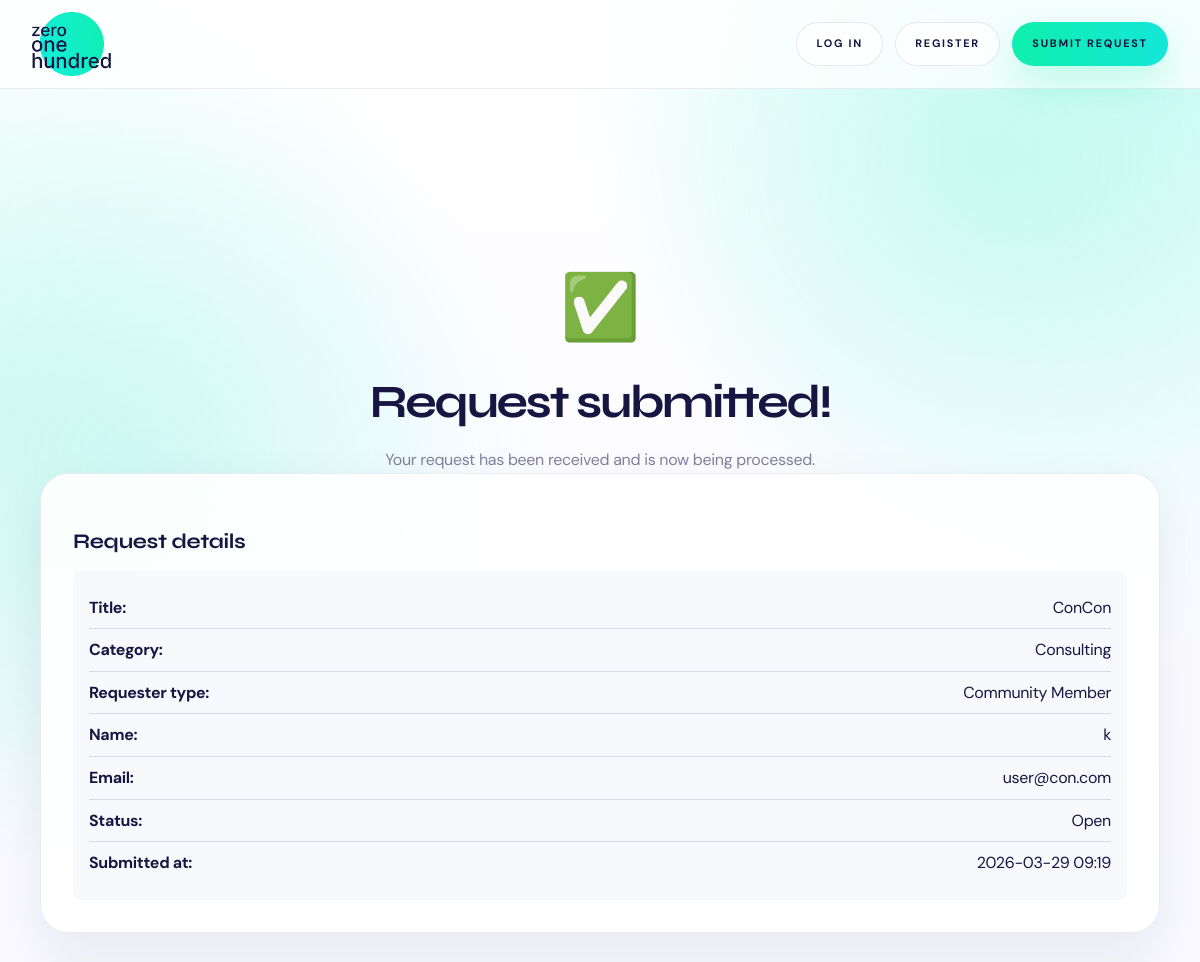
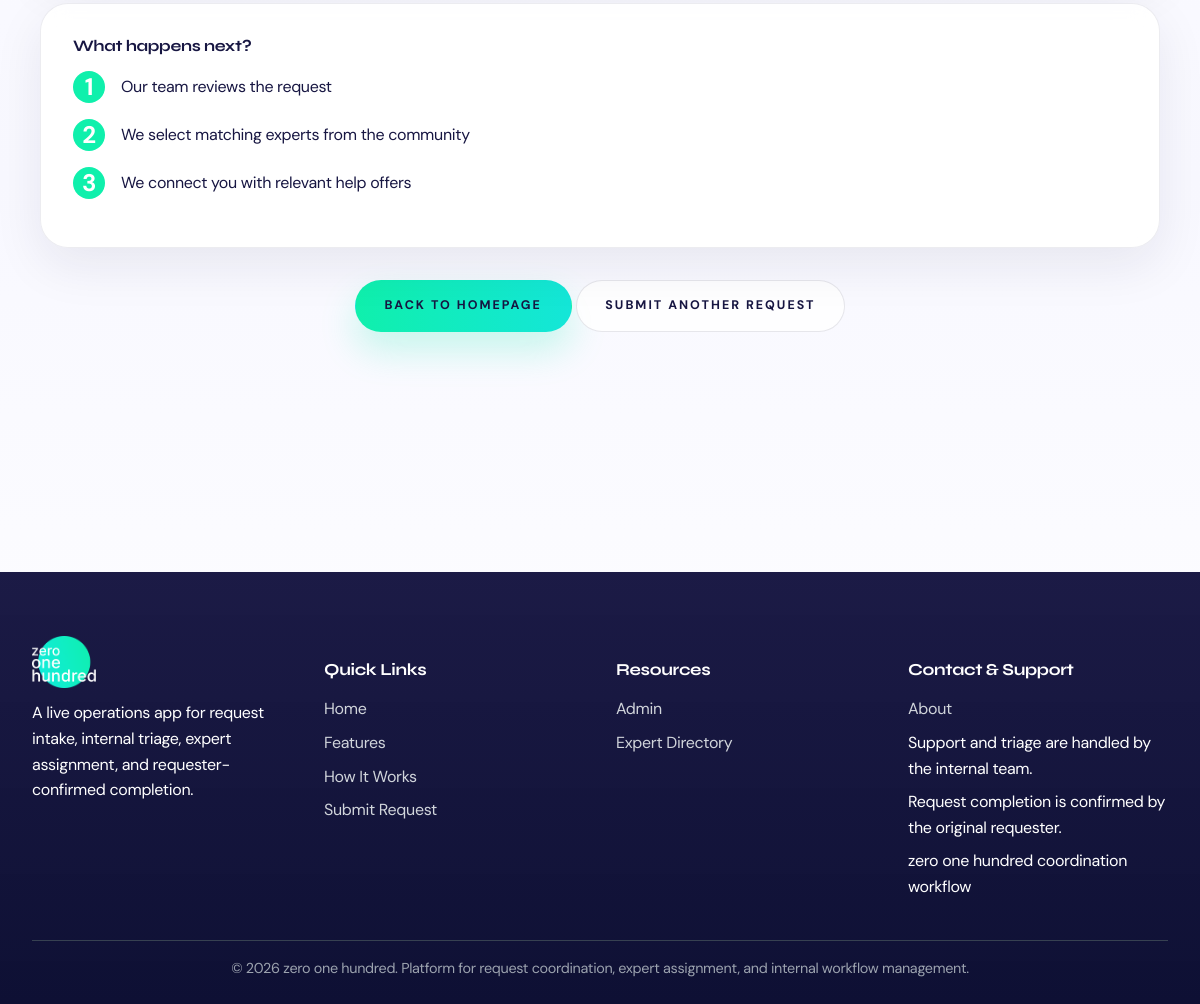
/request/34/submitted/, run on the app's committed database (2 pictures, top to bottom).
### server/models.py (models this page shows, shortened)
class Request(models.Model):
    STATUS_CHOICES = [
        ('open', 'Open'),
        ('in_review', 'In Review'),
        ('waiting_expert', 'Waiting for Expert'),
        ('in_progress', 'In Progress'),
        ('resolved', 'Resolved'),
        ('rejected', 'Rejected'),
    ]
    PRIORITY_CHOICES = [
        ('low', 'Low'),
        ('medium', 'Medium'),
        ('high', 'High'),
        ('critical', 'Critical'),
    ]
    REQUESTER_TYPE_CHOICES = [
        ('corporate', 'Corporate'),
        ('startup', 'Startup'),
        ('investor', 'Investor'),
        ('service_provider', 'Service Provider'),
        ('community_member', 'Community Member'),
    ]
    EXPERIENCE_LEVEL_CHOICES = [
        ('junior', 'Junior'),
        ('mid', 'Mid'),
        ('senior', 'Senior'),
        ('lead', 'Lead'),
    ]
    title = models.CharField(max_length=200)
    description = models.TextField()
    is_corporate = models.BooleanField(default=False)
    company_name = models.CharField(max_length=255, blank=True)
    company_email = models.EmailField(blank=True)
    due_date = models.DateField(null=True, blank=True)
    target_skills = models.ManyToManyField(Skill, blank=True, related_name='target_requests')
    required_languages = models.ManyToManyField(Language, blank=True, related_name='required_by_requests')
    target_experience = models.CharField(max_length=20, choices=EXPERIENCE_LEVEL_CHOICES, blank=True)
    requester_name = models.CharField(max_length=200)
    requester_email = models.EmailField()
    requester_phone = models.CharField(max_length=20, blank=True)
    requester_type = models.CharField(
        max_length=20,
        choices=REQUESTER_TYPE_CHOICES,
        default='community_member'
    )
    category = models.ForeignKey(Category, on_delete=models.SET_NULL, null=True)
    priority = models.CharField(
        max_length=20,
        choices=PRIORITY_CHOICES,
        default='medium'
    )
    status = models.CharField(
        max_length=20,
        choices=STATUS_CHOICES,
        default='open'
    )
    value_score = models.IntegerField(
        default=5,
        help_text='Impact score (1-10)'
    )
    reviewed_by = models.ForeignKey(
        User,
        on_delete=models.SET_NULL,
        null=True,
        blank=True,
        related_name='reviewed_requests'
    )
    review_notes = models.TextField(blank=True)
    submitted_by = models.ForeignKey(
        User,
        on_delete=models.SET_NULL,
        null=True,
        blank=True,
        related_name='submitted_requests'
    )
    assigned_experts = models.ManyToManyField(
        Expert,
        blank=True,
        related_name='assigned_requests'
    )
    offered_experts = models.ManyToManyField(
        Expert,
        blank=True,
        related_name='offered_requests',
        help_text='Experts who offered to help but are not assigned yet'
    )
    created_at = models.DateTimeField(auto_now_add=True)
    updated_at = models.DateTimeField(auto_now=True)
    is_resolved_by_creator = models.BooleanField(
        default=False,
        help_text='Whether the request creator has marked this as resolved/done'
    )
    creator_resolved_at = models.DateTimeField(
        null=True,
        blank=True,
        help_text='Timestamp when creator marked the request as done'
    )
    completed_by_expert = models.ForeignKey(
        Expert,
        on_delete=models.SET_NULL,
        null=True,
        blank=True,
        related_name='completed_requests',
        help_text='Expert selected by creator as the one who completed this request'
    )
    resolved_at = models.DateTimeField(null=True, blank=True)
    resolution_notes = models.TextField(blank=True)
    class Meta:
        ordering = ['-created_at']
    def get_category_display(self):
        if not self.category:
            return 'Uncategorized'
        return self.category.get_name_display()

class Category(models.Model):
    CATEGORY_CHOICES = [
        ('hiring', 'Hiring'),
        ('investment', 'Investment'),
        ('consulting', 'Consulting'),
        ('marketing', 'Marketing'),
        ('speaking', 'Speaking'),
        ('networking', 'Networking'),
        ('sales', 'Sales'),
        ('other', 'Other'),
    ]
    name = models.CharField(max_length=50, choices=CATEGORY_CHOICES, unique=True)
    description = models.TextField()
    icon = models.CharField(max_length=10, default='❓')
    class Meta:
        verbose_name_plural = "Categories"

### server/views.py (the view)
# urls.py: path('request/<int:request_id>/submitted/', views.request_submitted, name='request_submitted'),
def request_submitted(request, request_id):
    req = get_object_or_404(Request, id=request_id)
    return render(request, 'request_submitted.html', {
        'request': req,
        'next_steps': [
            'Our team reviews the request',
            'We select matching experts from the community',
            'We connect you with relevant help offers'
        ]
    })

### server/context_processors.py (called while the page is built)
def chat_nav_badge(request):
    user = getattr(request, 'user', None)
    if not user or not user.is_authenticated or not is_company_account(user):
        return {
            'chats_unread_count': 0,
            'chats_has_unread': False,
        }
    unread_count = get_unread_chat_count(user)
    return {
        'chats_unread_count': unread_count,
        'chats_has_unread': unread_count > 0,
    }

### server/templates/request_submitted.html (shortened to what this page needs)
{% extends "base.html" %}
{% block content %}
<div class="container">
    <section class="section">
        <div class="text-center">
            <div class="success-icon">✅</div>
            <h1>Request submitted!</h1>
            <p class="text-muted">Your request has been received and is now being processed.</p>
        </div>
        <div class="row justify-center">
            <div class="col-md-8">
                <div class="card">
                    <div class="card-body">
                        <h3>Request details</h3>
                        <div class="request-details">
                            <div class="detail-row">
                                <strong>Title:</strong> {{ request.title }}
                            </div>
                            <div class="detail-row">
                                <strong>Category:</strong> {{ request.get_category_display }}
                            </div>
                            <div class="detail-row">
                                <strong>Requester type:</strong> {{ request.get_requester_type_display }}
                            </div>
                            <div class="detail-row">
                                <strong>Name:</strong> {{ request.requester_name }}
                            </div>
                            <div class="detail-row">
                                <strong>Email:</strong> {{ request.requester_email }}
                            </div>
                            <div class="detail-row">
                                <strong>Status:</strong> {{ request.get_status_display }}
                            </div>
                            <div class="detail-row">
                                <strong>Submitted at:</strong> {{ request.created_at|date:"Y-m-d H:i" }}
                            </div>
                        </div>
                    </div>
                </div>
                <div class="card mt-4">
                    <div class="card-body">
                        <h4>What happens next?</h4>
                        <div class="steps">
                            {% for step in next_steps %}
                            <div class="step">
                                <div class="step-number">{{ forloop.counter }}</div>
                                <div class="step-text">{{ step }}</div>
                            </div>
                            {% endfor %}
                        </div>
                    </div>
                </div>
                <div class="text-center mt-4">
                    <a href="{% url 'index' %}" class="btn btn-primary">Back to homepage</a>
                    <a href="{% url 'submit_request' %}" class="btn btn-outline">Submit another request</a>
                </div>
            </div>
        </div>
    </section>
</div>
{% endblock %}

### server/templates/base.html (style rules this page uses)
* { margin: 0; padding: 0; box-sizing: border-box; }
:root { --primary: hsl(162, 88%, 50%); --primary-dark: hsl(162, 88%, 42%); --primary-soft: hsl(162, 88%, 95%); --gradient: hsl(176, 84%, 49%); --secondary: #7f869f; --success: hsl(162, 88%, 42%); --warning: #f4b740; --danger: #ef4444; --dark: #171642; --gray-light: #f7f9fc; --gray: rgba(23, 22, 66, 0.12); --text: #171642; --text-light: #81819e; --white-soft: ghostwhite; --surface: rgba(255, 255, 255, 0.88); --surface-strong: #ffffff; --shadow-soft: 0 18px 50px rgba(23, 22, 66, 0.08); --shadow-card: 0 24px 70px rgba(23, 22, 66, 0.12); --radius-pill: 999px; --radius-card: 28px; }
html { scroll-behavior: smooth; min-height: 100%; }
body { font-family: 'DM Sans', sans-serif; color: var(--text); background: radial-gradient(circle at top right, rgba(17, 237, 226, 0.18), transparent 28%), radial-gradient(circle at left 20%, rgba(15, 239, 170, 0.12), transparent 24%), linear-gradient(180deg, #ffffff 0%, var(--white-soft) 58%, #ffffff 100%); min-height: 100%; line-height: 1.6; letter-spacing: -0.02em; position: relative; overflow-x: hidden; }
body::before { content: ""; position: fixed; inset: 0; background: radial-gradient(circle at 82% 8%, rgba(15, 239, 170, 0.14), transparent 18%), radial-gradient(circle at 12% 24%, rgba(17, 237, 226, 0.12), transparent 22%); pointer-events: none; z-index: -1; }
a { background-color: transparent; color: inherit; }
.btn { padding: 0.95rem 1.8rem; border-radius: var(--radius-pill); text-decoration: none; font-size: 0.78rem; font-weight: 700; letter-spacing: 0.16em; text-transform: uppercase; border: 1px solid transparent; cursor: pointer; transition: all 0.3s; display: inline-flex; align-items: center; justify-content: center; gap: 0.5rem; background: linear-gradient(90deg, var(--primary) 0%, var(--gradient) 100%); color: var(--dark); box-shadow: 0 18px 36px rgba(15, 239, 170, 0.22); }
.btn-primary { background: linear-gradient(90deg, var(--primary) 0%, var(--gradient) 100%); color: var(--dark); }
.btn-outline { background: rgba(255, 255, 255, 0.8); color: var(--dark); border-color: rgba(23, 22, 66, 0.1); box-shadow: none; }
.container { max-width: 1250px; margin: 0 auto; padding: 0 2.5rem; }
main > .container { padding: 2rem 2.5rem 3rem; }
.card { background: var(--surface); backdrop-filter: blur(14px); border-radius: var(--radius-card); padding: 2rem; box-shadow: var(--shadow-soft); border: 1px solid rgba(23, 22, 66, 0.08); transition: all 0.3s; }
.card h3 { color: var(--dark); margin-bottom: 1rem; font-family: 'Syne', sans-serif; font-size: 1.3rem; }
h1, h2, h3, h4, h5, h6 { color: var(--dark); line-height: 1.2; font-family: 'Syne', sans-serif; }
h1 { font-size: 2.9rem; margin-bottom: 1rem; letter-spacing: -0.05em; }
h3 { font-size: 1.45rem; margin: 1.5rem 0 1rem; }
.mt-4 { margin-top: 2rem; }
.text-center { text-align: center; }
.text-muted { color: var(--text-light); }
.section { padding: 5rem 0; border-bottom: 1px solid rgba(23, 22, 66, 0.08); }
.section:last-child { border-bottom: none; }
.step-number { width: 50px; height: 50px; background: linear-gradient(135deg, var(--primary) 0%, var(--gradient) 100%); color: var(--dark); border-radius: 50%; display: flex; align-items: center; justify-content: center; font-size: 1.5rem; font-weight: bold; flex-shrink: 0; }

### server/templates/request_submitted.html (style rules this page uses)
.success-icon { font-size: 4rem; color: var(--success); margin-bottom: 1rem; }
.request-details { background: var(--gray-light); padding: 1rem; border-radius: 8px; margin-top: 1rem; }
.detail-row { display: flex; justify-content: space-between; padding: 0.5rem 0; border-bottom: 1px solid var(--gray); }
.detail-row:last-child { border-bottom: none; }
.steps { margin-top: 1rem; }
.step { display: flex; align-items: center; margin-bottom: 1rem; }
.step-number { background: var(--primary); color: white; width: 2rem; height: 2rem; border-radius: 50%; display: flex; align-items: center; justify-content: center; font-weight: bold; margin-right: 1rem; flex-shrink: 0; }
.step-text { flex: 1; }

### data on the page
Request: title "ConCon", category "Consulting", requester_type "Community Member", requester_name "k", requester_email "user@con.com", status "Open", created_at "2026-03-29 09:19"

### other printed values
{{ step }} "Our team reviews the request" "We select matching experts from the community" "We connect you with relevant help offers"
